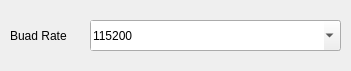
<?xml version="1.0" encoding="UTF-8"?>
<ui version="4.0">
 <class>PortSettingDialog</class>
 <widget class="QDialog" name="PortSettingDialog">
  <property name="geometry">
   <rect>
    <x>0</x>
    <y>0</y>
    <width>351</width>
    <height>71</height>
   </rect>
  </property>
  <property name="windowTitle">
   <string>Serial Port Settings</string>
  </property>
  <widget class="QLabel" name="baudRateLabel">
   <property name="geometry">
    <rect>
     <x>10</x>
     <y>20</y>
     <width>71</width>
     <height>31</height>
    </rect>
   </property>
   <property name="text">
    <string>Buad Rate</string>
   </property>
  </widget>
  <widget class="QComboBox" name="baudRateComboBox">
   <property name="geometry">
    <rect>
     <x>90</x>
     <y>20</y>
     <width>251</width>
     <height>31</height>
    </rect>
   </property>
   <property name="styleSheet">
    <string notr="true">padding-left: 5pt;</string>
   </property>
   <property name="editable">
    <bool>true</bool>
   </property>
   <property name="currentIndex">
    <number>6</number>
   </property>
   <item>
    <property name="text">
     <string>9600</string>
    </property>
   </item>
   <item>
    <property name="text">
     <string>19200</string>
    </property>
   </item>
   <item>
    <property name="text">
     <string>28800</string>
    </property>
   </item>
   <item>
    <property name="text">
     <string>38400</string>
    </property>
   </item>
   <item>
    <property name="text">
     <string>57600</string>
    </property>
   </item>
   <item>
    <property name="text">
     <string>76800</string>
    </property>
   </item>
   <item>
    <property name="text">
     <string>115200</string>
    </property>
   </item>
   <item>
    <property name="text">
     <string>230400</string>
    </property>
   </item>
   <item>
    <property name="text">
     <string>460800</string>
    </property>
   </item>
   <item>
    <property name="text">
     <string>921600</string>
    </property>
   </item>
   <item>
    <property name="text">
     <string>1000000</string>
    </property>
   </item>
   <item>
    <property name="text">
     <string>2000000</string>
    </property>
   </item>
  </widget>
 </widget>
 <resources/>
 <connections/>
</ui>
